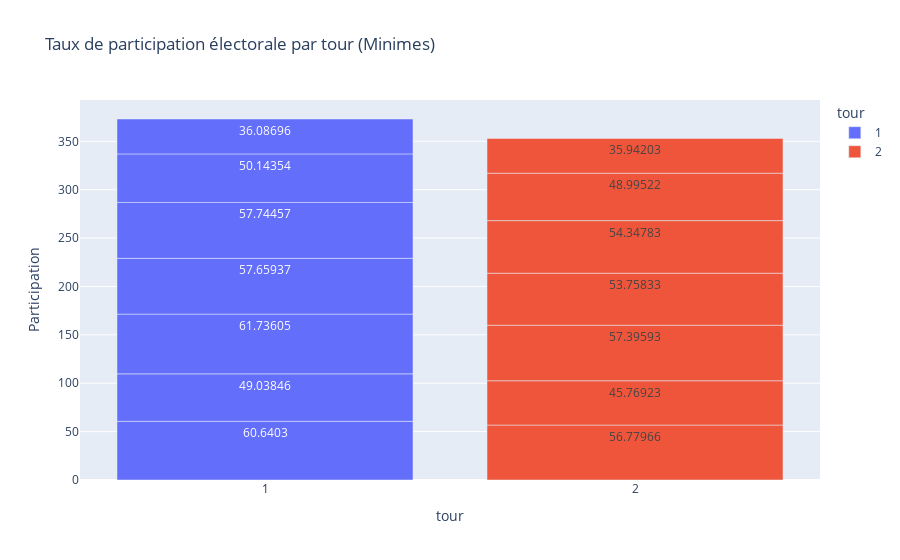

The code cell stored with this chart in its notebook:
### Code cell
fig = px.bar(df_participation, 
             x='tour',           # Axe des x : les tours de l'élection (1er ou 2e Tour)
             y='Participation',  # Axe des y : la participation (en pourcentage)
             title='Taux de participation électorale par tour (Minimes)',  # Titre
             color='tour',       # Colorer les barres en fonction du tour
             text_auto=True) 
fig.show()

### Figure 1 — Plotly figure (JSON) as saved in the notebook; plotly's stock layout.template omitted (floating-point values rounded to 4 significant figures)
{"data": [{"alignmentgroup": "True", "hovertemplate": "tour=%{x}<br>Participation=%{y}<extra></extra>", "legendgroup": "1", "marker": {"color": "#636efa", "pattern": {"shape": ""}}, "name": "1", "offsetgroup": "1", "orientation": "v", "showlegend": true, "textposition": "auto", "texttemplate": "%{y}", "type": "bar", "x": ["1", "1", "1", "1", "1", "1", "1"], "xaxis": "x", "y": [60.64, 49.04, 61.74, 57.66, 57.74, 50.14, 36.09], "yaxis": "y"}, {"alignmentgroup": "True", "hovertemplate": "tour=%{x}<br>Participation=%{y}<extra></extra>", "legendgroup": "2", "marker": {"color": "#EF553B", "pattern": {"shape": ""}}, "name": "2", "offsetgroup": "2", "orientation": "v", "showlegend": true, "textposition": "auto", "texttemplate": "%{y}", "type": "bar", "x": ["2", "2", "2", "2", "2", "2", "2"], "xaxis": "x", "y": [56.78, 45.77, 57.4, 53.76, 54.35, 49.0, 35.94], "yaxis": "y"}], "layout": {"barmode": "relative", "legend": {"title": {"text": "tour"}, "tracegroupgap": 0}, "title": {"text": "Taux de participation électorale par tour (Minimes)"}, "xaxis": {"anchor": "y", "categoryarray": ["1", "2"], "categoryorder": "array", "domain": [0, 1], "title": {"text": "tour"}}, "yaxis": {"anchor": "x", "domain": [0, 1], "title": {"text": "Participation"}}}}
